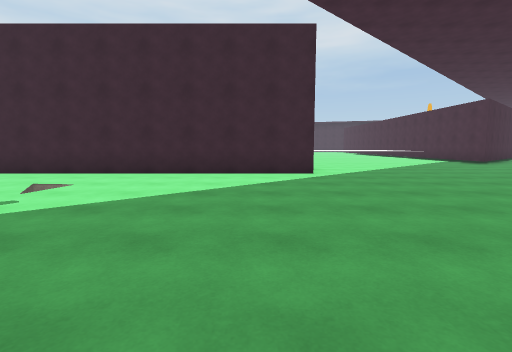
view 1 (above)

24 first-person views from a walk through a Unity game level. The camera is 1.3 m above the floor, tilts 6° down and sees 85° across. The floor is counted in squares, 2 m on a side. Each view is taken from the middle of a square. On the plan, view 1 faces up. The plan holds only what a view shows up to about 9 squares ahead; the rest is blank. The place goes on beyond the plan. Surface patterns are stand-ins for the level's own textures.

view 2
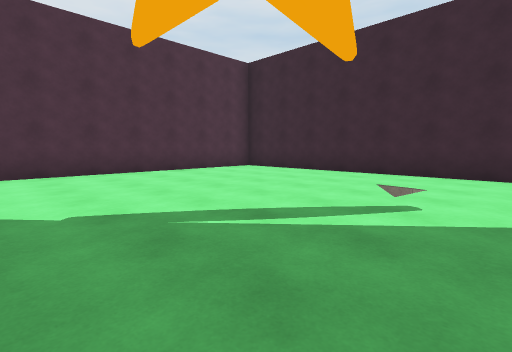

view 3
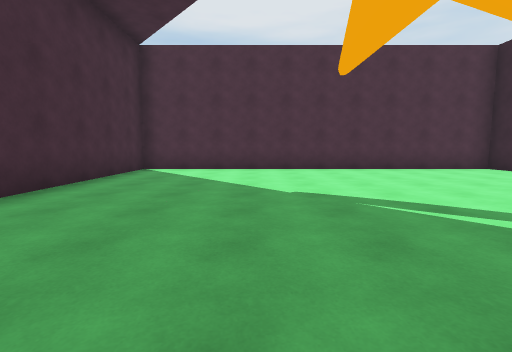

view 4
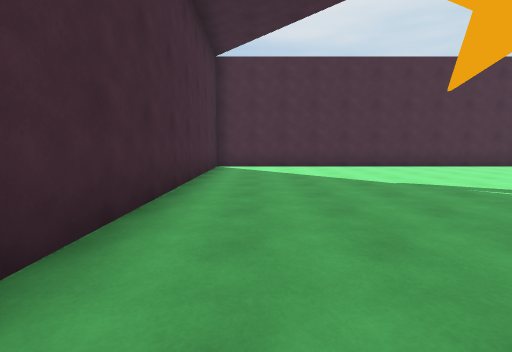

view 5
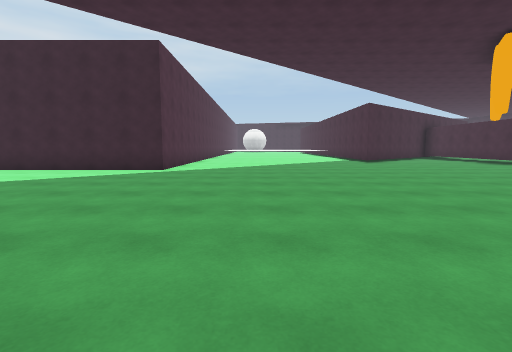

view 6
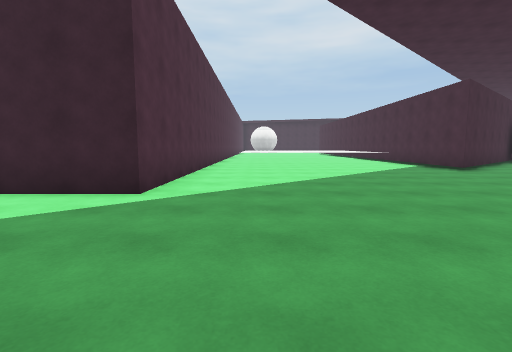

view 7
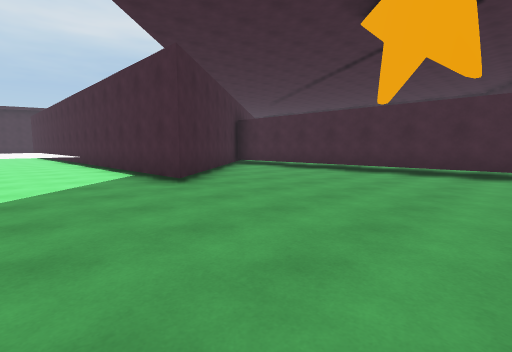

view 8
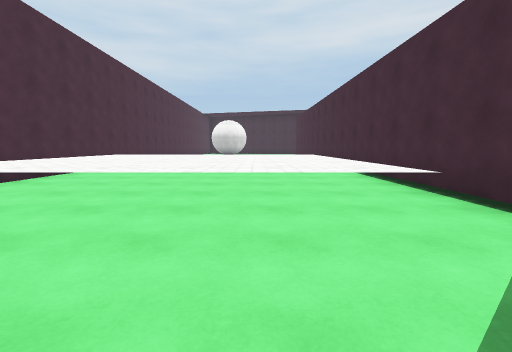

view 9
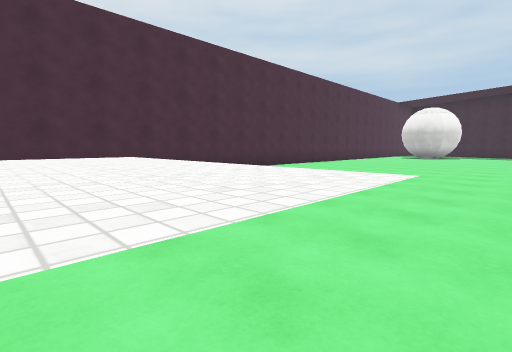

view 10
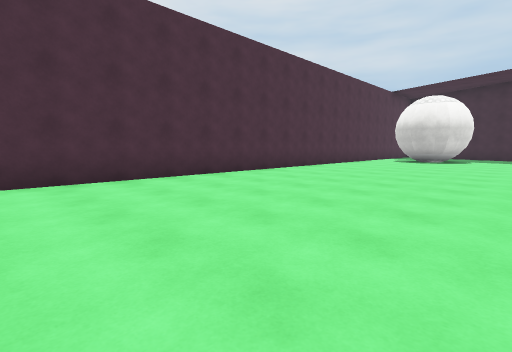

view 11
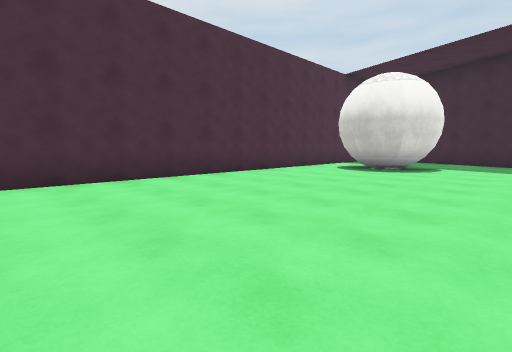

view 12
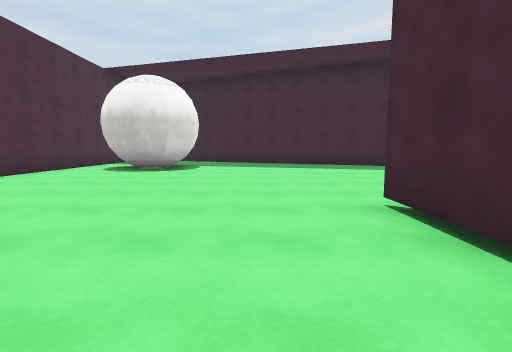

view 13
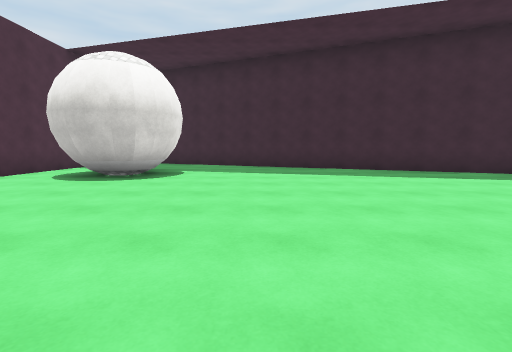

view 14
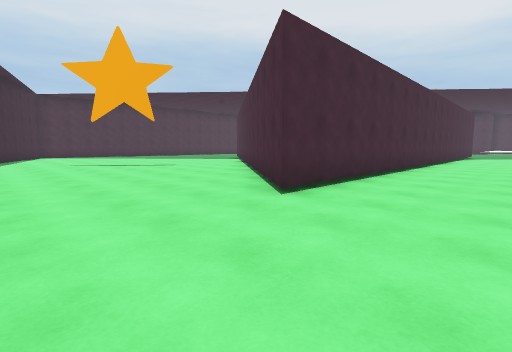

view 15
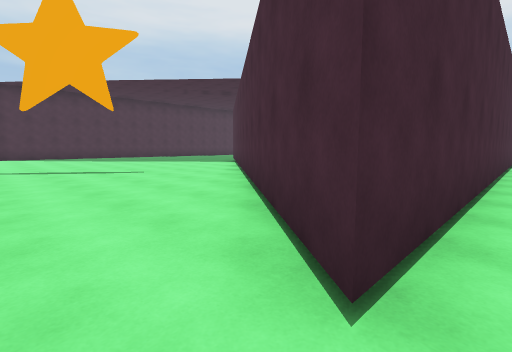

view 16
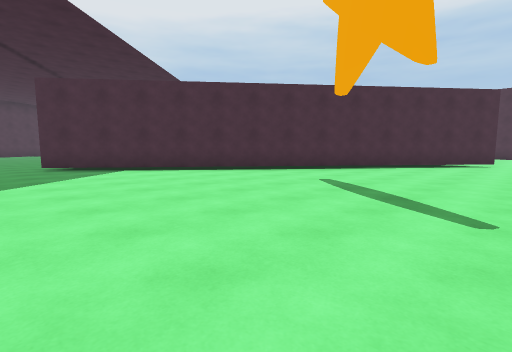

view 17
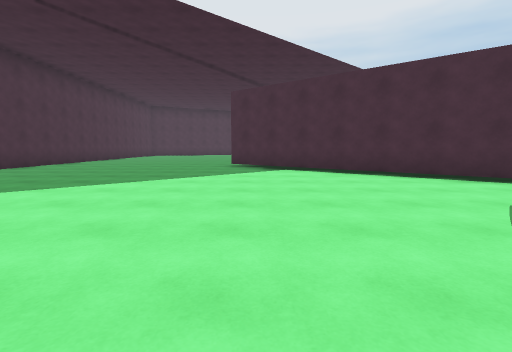

view 18
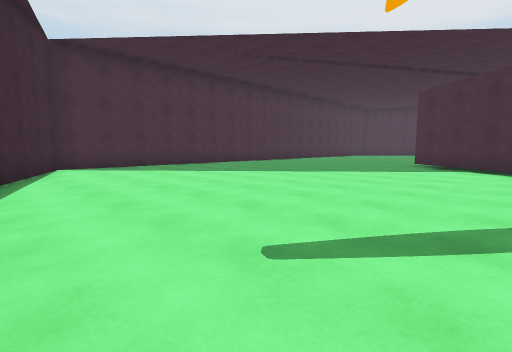

view 19
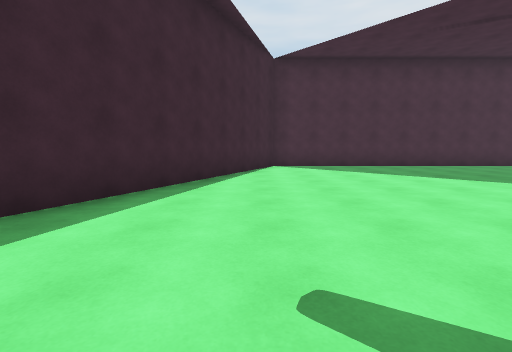

view 20
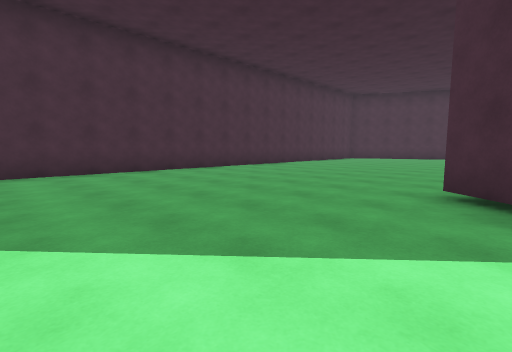

view 21
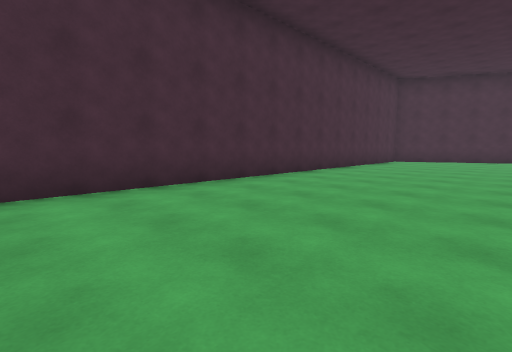

view 22
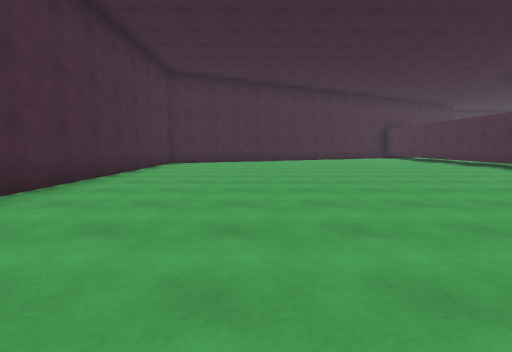

view 23
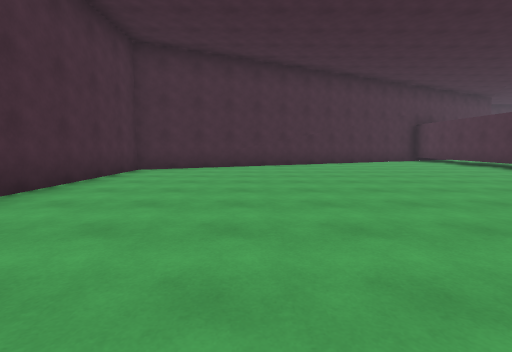

view 24
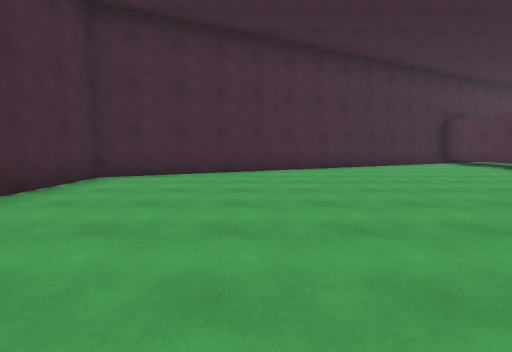

### Floor plan
Key: @ floor where view 1 was taken; # wall or solid block; . floor; ^ raised ledge; T thing the floor can be seen under or through.
Columns run from 10 left of view 1 to 26 right of it. Each row starts with its distance up from view 1.
 36                 #
 35            #  ....###
 34            #. ......####
 33            #.  #.......#
 32            #.###........
 31            #...........      ##
 30            #............... ..###
 29            #....................###
 28            #......................###
 27            #......#.................#
 26            #......##................#
 25            #.......###..............
 24            #.......# ##.............
 23            #.......#  ##............#
 22            #.......#   ###..........#
 21            #.......#     ##.........#
 20            #.......#      ##........#
 19            #.......#       ##.......#
 18            #    ...#        ........#
 17            #.^^^^^.#         .......#
 16            #.^^^^^.#         .......#
 15            #.^^^^^.#        ........#
 14             .^^^^^.#       .........#
 13              ^^^^^.###.   ..........#
 12            #.......##..#  ..........#
 11            #.......#...##...........#
 10            #...........TT...........#
  9            #...........T ...........#
  8            #...........TT..........##
  7 ############...........TT........###
  6 #......................T#......###
  5 #....................   #....###
  4 #...... ............
  3 #..................
  2 #.................
  1 #................
  0 #.........@  ...
 -1 #.........    .
 -2 #..........
 -3 #.........
 -4 ##########

Where each view was taken, in squares from view 1:
view 1: 0 up, 0 right, facing up
view 2: 0 up, 2 left, facing up-left
view 3: 0 up, 1 left, facing left
view 4: 2 down, 0 right, facing left
view 5: 1 down, 4 right, facing up
view 6: 3 up, 3 right, facing up
view 7: 6 up, 6 right, facing up-right
view 8: 10 up, 6 right, facing up
view 9: 15 up, 8 right, facing up-left
view 10: 19 up, 7 right, facing up-left
view 11: 24 up, 7 right, facing up-left
view 12: 24 up, 7 right, facing up
view 13: 26 up, 7 right, facing up
view 14: 30 up, 6 right, facing down-right
view 15: 28 up, 8 right, facing down-right
view 16: 28 up, 20 right, facing down-left
view 17: 28 up, 18 right, facing down
view 18: 29 up, 16 right, facing down-right
view 19: 28 up, 16 right, facing right
view 20: 23 up, 18 right, facing down-right
view 21: 21 up, 21 right, facing down-right
view 22: 19 up, 22 right, facing down
view 23: 16 up, 22 right, facing down
view 24: 14 up, 22 right, facing down
